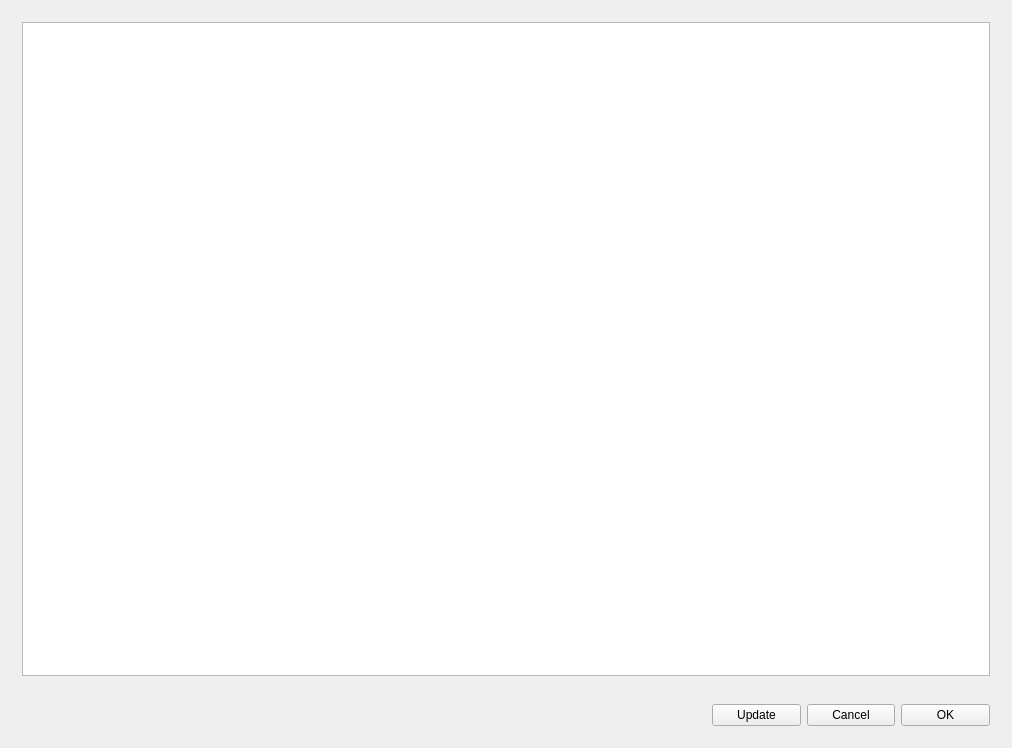
<?xml version="1.0" encoding="UTF-8"?>
<ui version="4.0">
 <class>CVActionCropView</class>
 <widget class="CVActionView" name="CVActionCropView">
  <property name="geometry">
   <rect>
    <x>0</x>
    <y>0</y>
    <width>1012</width>
    <height>748</height>
   </rect>
  </property>
  <property name="windowTitle">
   <string>CVActionCropView</string>
  </property>
  <layout class="QVBoxLayout" name="verticalLayout">
   <item>
    <widget class="QWidget" name="graphicsWidget" native="true">
     <layout class="QHBoxLayout" name="horizontalLayout_2">
      <item>
       <widget class="QGraphicsView" name="graphicsView">
        <property name="minimumSize">
         <size>
          <width>500</width>
          <height>0</height>
         </size>
        </property>
       </widget>
      </item>
     </layout>
    </widget>
   </item>
   <item>
    <widget class="QWidget" name="widget" native="true">
     <property name="maximumSize">
      <size>
       <width>300</width>
       <height>16777215</height>
      </size>
     </property>
     <property name="layoutDirection">
      <enum>Qt::RightToLeft</enum>
     </property>
     <layout class="QHBoxLayout" name="horizontalLayout">
      <item>
       <widget class="QPushButton" name="okButton">
        <property name="minimumSize">
         <size>
          <width>0</width>
          <height>0</height>
         </size>
        </property>
        <property name="maximumSize">
         <size>
          <width>100</width>
          <height>16777215</height>
         </size>
        </property>
        <property name="text">
         <string>OK</string>
        </property>
       </widget>
      </item>
      <item>
       <widget class="QPushButton" name="cancelButton">
        <property name="maximumSize">
         <size>
          <width>100</width>
          <height>16777215</height>
         </size>
        </property>
        <property name="text">
         <string>Cancel</string>
        </property>
       </widget>
      </item>
      <item>
       <widget class="QPushButton" name="updateButton">
        <property name="maximumSize">
         <size>
          <width>100</width>
          <height>16777215</height>
         </size>
        </property>
        <property name="text">
         <string>Update</string>
        </property>
       </widget>
      </item>
     </layout>
    </widget>
   </item>
  </layout>
 </widget>
 <layoutdefault spacing="6" margin="11"/>
 <customwidgets>
  <customwidget>
   <class>CVActionView</class>
   <extends>QWidget</extends>
   <header>cvactionview.h</header>
   <container>1</container>
  </customwidget>
 </customwidgets>
 <resources/>
 <connections/>
</ui>
